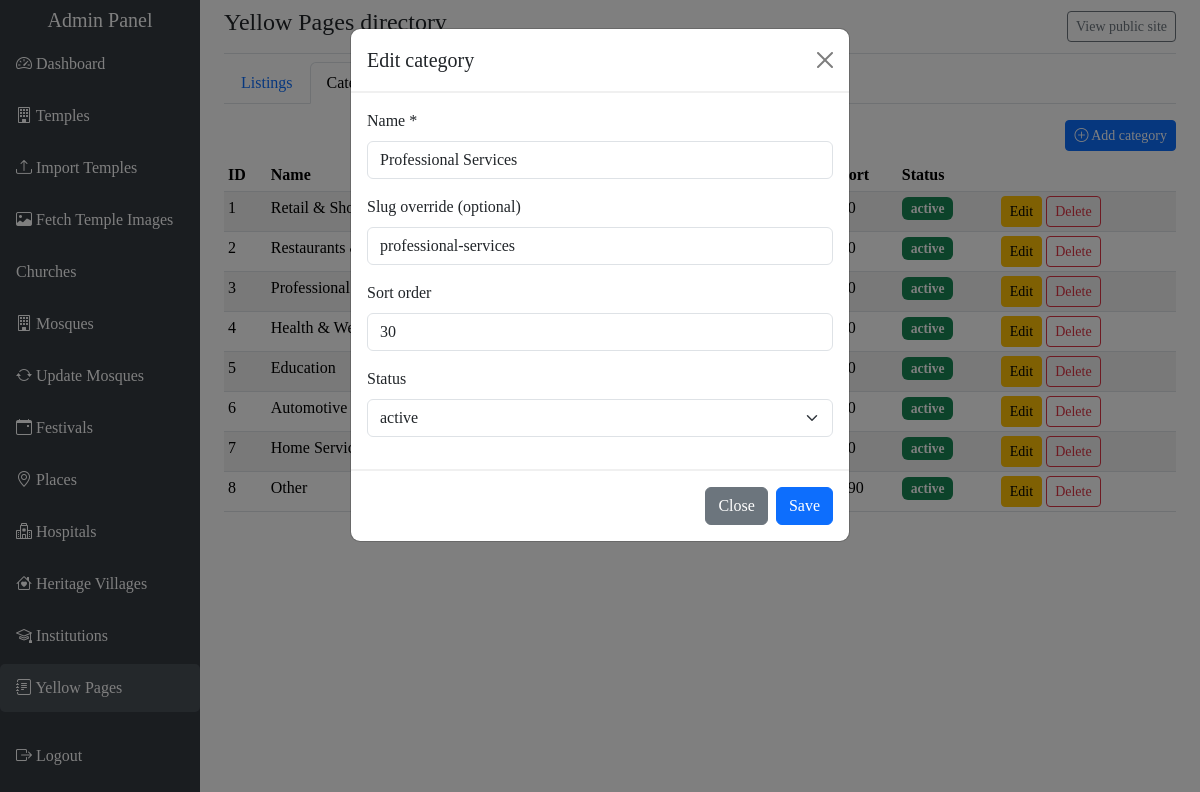
Screenshot of /admin/directory.php?tab=categories&edit_cat=3 (signed in) with the database file from the repository.
### tables this page shows
CREATE TABLE IF NOT EXISTS `directory_categories` (
  `id` INT UNSIGNED NOT NULL AUTO_INCREMENT,
  `name` VARCHAR(160) NOT NULL,
  `slug` VARCHAR(180) NOT NULL,
  `sort_order` INT NOT NULL DEFAULT 0,
  `status` ENUM('active','inactive') NOT NULL DEFAULT 'active',
  `created_at` TIMESTAMP NOT NULL DEFAULT CURRENT_TIMESTAMP,
  PRIMARY KEY (`id`),
  UNIQUE KEY `uniq_directory_cat_slug` (`slug`),
  KEY `idx_directory_cat_status` (`status`,`sort_order`)
);

### config/security.php (called while the page is built, shortened)
<?php
function sanitizeInt($input, $min = null, $max = null) {
    $int = filter_var($input, FILTER_VALIDATE_INT);
    return $int;
}

### admin/directory.php (the view, shortened to what this page needs)
<?php
require_once __DIR__ . '/../config/security.php';
$conn = getDBConnection();
$activeTab = (isset($_GET['tab']) && $_GET['tab'] === 'categories') ? 'categories' : 'entries';
$catsRows = @$conn->query('SELECT * FROM directory_categories ORDER BY sort_order ASC, name ASC');
$categoriesList = ($catsRows) ? $catsRows->fetch_all(MYSQLI_ASSOC) : [];
$entriesRows = @$conn->query(
    'SELECT e.*, c.name AS category_name FROM directory_entries e
     LEFT JOIN directory_categories c ON c.id = e.category_id
     ORDER BY FIELD(e.status,\'pending\',\'active\',\'inactive\',\'rejected\'), e.id DESC'
);
$entriesList = ($entriesRows) ? $entriesRows->fetch_all(MYSQLI_ASSOC) : [];
$editCat = null;
if (isset($_GET['edit_cat'])) {
    $cid = sanitizeInt($_GET['edit_cat'], 1);
    if ($cid) {
        $st = $conn->prepare('SELECT * FROM directory_categories WHERE id = ?');
        $st->bind_param('i', $cid);
        $st->execute();
        $editCat = $st->get_result()->fetch_assoc() ?: null;
    }
}
?>
<!DOCTYPE html>
<html lang="en">
<head>
    <link href="https://cdn.jsdelivr.net/npm/bootstrap@5.3.2/dist/css/bootstrap.min.css" rel="stylesheet">
    <link rel="stylesheet" href="https://cdn.jsdelivr.net/npm/bootstrap-icons@1.11.3/font/bootstrap-icons.css">
    <link rel="stylesheet" href="<?php echo BASE_PATH; ?>/assets/css/style.css?v=<?php echo rawurlencode(STYLE_CSS_V); ?>">
</head>
<body class="admin-page">
    <div class="container-fluid">
        <div class="row">
            <?php include __DIR__ . '/includes/sidebar.php'; ?>
            <main class="col-md-9 ms-sm-auto col-lg-10 px-md-4">
                <div class="d-flex justify-content-between flex-wrap flex-md-nowrap align-items-center pt-2 pb-2 mb-2 border-bottom">
                    <h1 class="h4">Yellow Pages directory</h1>
                    <a href="<?php echo htmlspecialchars(BASE_PATH . '/yellow-pages.php'); ?>" class="btn btn-outline-secondary btn-sm" target="_blank" rel="noopener">View public site</a>
                </div>
                <ul class="nav nav-tabs mb-3">
                    <li class="nav-item">
                        <a class="nav-link <?php echo $activeTab === 'entries' ? 'active' : ''; ?>" href="?tab=entries">Listings</a>
                    </li>
                    <li class="nav-item">
                        <a class="nav-link <?php echo $activeTab === 'categories' ? 'active' : ''; ?>" href="?tab=categories">Categories</a>
                    </li>
                </ul>
                <?php if ($activeTab === 'entries'): ?>
                    <div class="d-flex justify-content-end mb-2">
                        <button type="button" class="btn btn-primary btn-sm" data-bs-toggle="modal" data-bs-target="#entryModal">
                            <i class="bi bi-plus-circle"></i> Add listing
                        </button>
                    </div>
                    <div class="table-responsive">
                        <table class="table table-striped table-hover table-sm align-middle">
                            <thead>
                                <tr>
                                    <th>ID</th>
                                    <th>Name</th>
                                    <th>Category</th>
                                    <th>Slug</th>
                                    <th>Status</th>
                                    <th>Submitter</th>
                                    <th></th>
                                </tr>
                            </thead>
                            <tbody>
                                <?php if (empty($entriesList)): ?>
                                    <tr><td colspan="7" class="text-center py-4">No listings yet. Import <code>database/directory_schema.sql</code> if tables are missing, or add listings above.</td></tr>
                                <?php else: ?>
                                    <?php foreach ($entriesList as $row): ?>
                                        <tr>
                                            <td><?php echo (int) $row['id']; ?></td>
                                            <td><?php echo htmlspecialchars($row['name']); ?><?php echo !empty($row['featured']) ? ' <span class="badge bg-warning text-dark">Feat</span>' : ''; ?></td>
                                            <td><?php echo htmlspecialchars($row['category_name'] ?? '—'); ?></td>
                                            <td><code class="small"><?php echo htmlspecialchars($row['slug']); ?></code></td>
                                            <td><span class="badge bg-<?php
                                                echo $row['status'] === 'active' ? 'success' : ($row['status'] === 'pending' ? 'warning text-dark' : 'secondary');
                                                ?>"><?php echo htmlspecialchars($row['status']); ?></span></td>
                                            <td class="small"><?php echo htmlspecialchars($row['submitter_email']); ?></td>
                                            <td class="text-nowrap">
                                                <a class="btn btn-sm btn-outline-primary" href="<?php echo htmlspecialchars(BASE_PATH . '/yellow-page.php?slug=' . rawurlencode($row['slug'])); ?>" target="_blank" rel="noopener">View</a>
                                                <a class="btn btn-sm btn-warning" href="?tab=entries&amp;edit_entry=<?php echo (int) $row['id']; ?>">Edit</a>
                                                <form method="post" class="d-inline" onsubmit="return confirm('Delete this listing?');">
                                                    <input type="hidden" name="csrf_token" value="<?php echo htmlspecialchars(generateCSRFToken(), ENT_QUOTES, 'UTF-8'); ?>">
                                                    <input type="hidden" name="form" value="entry_delete">
                                                    <input type="hidden" name="entry_id" value="<?php echo (int) $row['id']; ?>">
                                                    <button type="submit" class="btn btn-sm btn-danger">Delete</button>
                                                </form>
                                            </td>
                                        </tr>
                                    <?php endforeach; ?>
                                <?php endif; ?>
                            </tbody>
                        </table>
                    </div>
                <?php else: ?>
                    <div class="d-flex justify-content-end mb-2">
                        <button type="button" class="btn btn-primary btn-sm" data-bs-toggle="modal" data-bs-target="#catModal">
                            <i class="bi bi-plus-circle"></i> Add category
                        </button>
                    </div>
                    <div class="table-responsive">
                        <table class="table table-striped table-hover table-sm">
                            <thead>
                                <tr>
                                    <th>ID</th>
                                    <th>Name</th>
                                    <th>Slug</th>
                                    <th>Sort</th>
                                    <th>Status</th>
                                    <th></th>
                                </tr>
                            </thead>
                            <tbody>
                                <?php if (empty($categoriesList)): ?>
                                    <tr><td colspan="6" class="text-center py-4">No categories. Run <code>database/directory_schema.sql</code>.</td></tr>
                                <?php else: ?>
                                    <?php foreach ($categoriesList as $c): ?>
                                        <tr>
                                            <td><?php echo (int) $c['id']; ?></td>
                                            <td><?php echo htmlspecialchars($c['name']); ?></td>
                                            <td><code class="small"><?php echo htmlspecialchars($c['slug']); ?></code></td>
                                            <td><?php echo (int) $c['sort_order']; ?></td>
                                            <td><span class="badge bg-<?php echo $c['status'] === 'active' ? 'success' : 'secondary'; ?>"><?php echo htmlspecialchars($c['status']); ?></span></td>
                                            <td class="text-nowrap">
                                                <a class="btn btn-sm btn-warning" href="?tab=categories&amp;edit_cat=<?php echo (int) $c['id']; ?>">Edit</a>
                                                <form method="post" class="d-inline" onsubmit="return confirm('Delete category?');">
                                                    <button type="submit" class="btn btn-sm btn-outline-danger">Delete</button>
                                                </form>
                                            </td>
                                        </tr>
                                    <?php endforeach; ?>
                                <?php endif; ?>
                            </tbody>
                        </table>
                    </div>
                <?php endif; ?>
            </main>
        </div>
    </div>
    <div class="modal fade" id="catModal" tabindex="-1">
        <div class="modal-dialog">
            <div class="modal-content">
                <form method="post">
                    <div class="modal-header">
                        <h5 class="modal-title"><?php echo $editCat ? 'Edit category' : 'Add category'; ?></h5>
                        <button type="button" class="btn-close" data-bs-dismiss="modal"></button>
                    </div>
                    <div class="modal-body">
                        <div class="mb-3">
                            <label class="form-label">Name *</label>
                            <input type="text" name="cat_name" class="form-control" required maxlength="160" value="<?php echo $editCat ? htmlspecialchars($editCat['name']) : ''; ?>">
                        </div>
                        <div class="mb-3">
                            <label class="form-label">Slug override (optional)</label>
                            <input type="text" name="cat_slug" class="form-control" maxlength="180" value="<?php echo $editCat ? htmlspecialchars($editCat['slug']) : ''; ?>">
                        </div>
                        <div class="mb-3">
                            <label class="form-label">Sort order</label>
                            <input type="number" name="cat_sort" class="form-control" min="0" value="<?php echo $editCat ? (int) $editCat['sort_order'] : 0; ?>">
                        </div>
                        <div class="mb-3">
                            <label class="form-label">Status</label>
                            <select name="cat_status" class="form-select">
                                <?php foreach (['active', 'inactive'] as $cs):
                                    $sel = $editCat && $editCat['status'] === $cs ? ' selected' : ''; ?>
                                    <option value="<?php echo htmlspecialchars($cs); ?>"<?php echo $sel; ?>><?php echo htmlspecialchars($cs); ?></option>
                                <?php endforeach; ?>
                            </select>
                        </div>
                    </div>
                    <div class="modal-footer">
                        <button type="button" class="btn btn-secondary" data-bs-dismiss="modal">Close</button>
                        <button type="submit" class="btn btn-primary">Save</button>
                    </div>
                </form>
            </div>
        </div>
    </div>
</body>
</html>

### rows the page displays
directory_categories: id "1", name "Retail & Shops", status "active"
directory_categories: id "2", name "Restaurants & Catering", status "active"
directory_categories: id "3", name "Professional Services", status "active", cat_name "Professional Services", cat_slug "professional-services", cat_sort "30"
directory_categories: id "4", name "Health & Wellness", status "active"
directory_categories: id "5", name "Education", status "active"
directory_categories: id "6", name "Automotive", status "active"
directory_categories: id "7", name "Home Services", status "active"
directory_categories: id "8", name "Other", sort_order "990", status "active"

### other values shown
form field cat_status "active"
